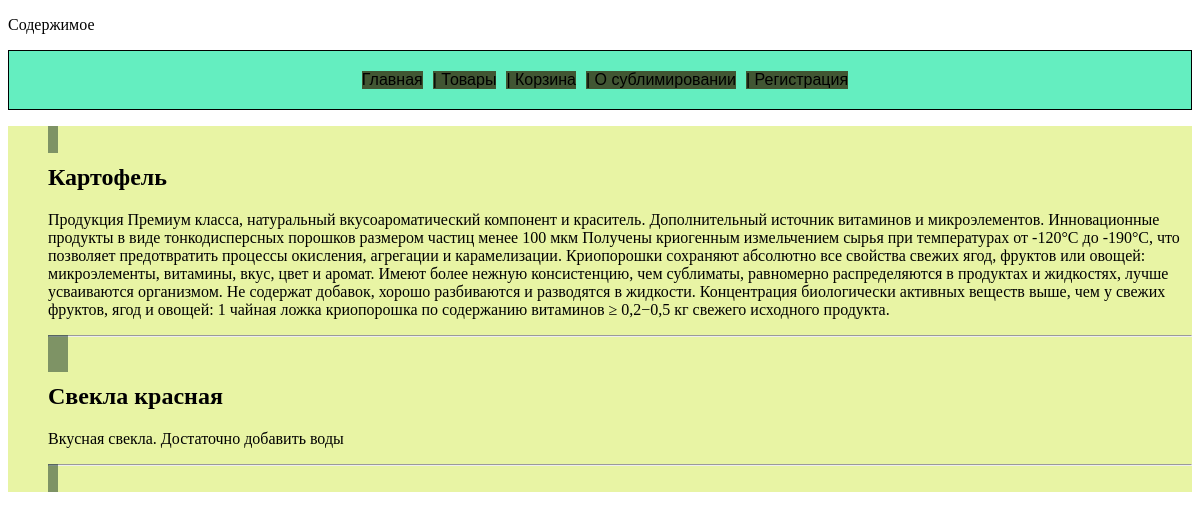
/top_menu/, run on an earlier commit of the app's database.
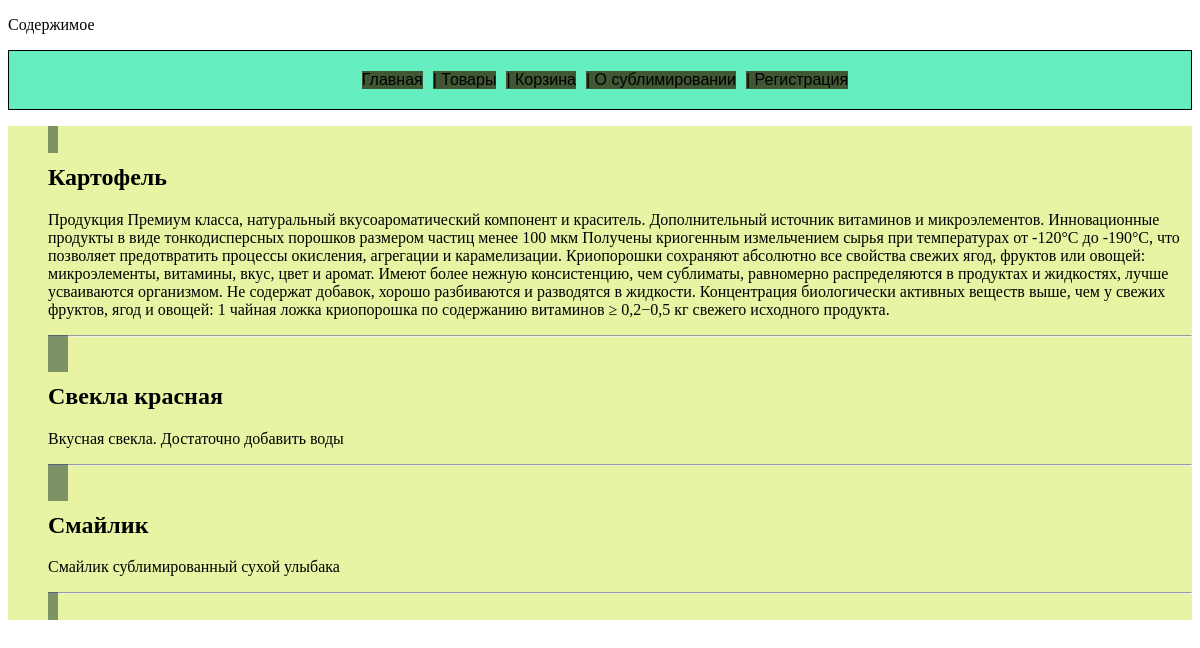
And on a later commit of the database.
### main/models.py (models this page shows)
class Good(models.Model):
    picture = models.ImageField(upload_to="images/%y/%m/%d/")
    namegood = models.CharField(max_length=30)
    content = models.TextField(blank=True)
    specification = models.CharField(max_length=300)
    price = models.FloatField()

### top_menu/views.py (the view)
# urls.py: path('', views.index),
def index(request):
    posts = Good.objects.all()
    return render(request, 'top_menu/index.html',
        {
        'Document': 'главное на сегодня',
        'posts': posts,   # отображает модель с товарами
        'text': 'Содержимое',
        'menu': menu    # Отображает меню в index.html значение {{m}} class="top_menu"
        }
    )

### top_menu/templates/top_menu/index.html (shortened to what this page needs)
<!DOCTYPE html>
<html lang="en">
<head>
{% load static %}
    <link rel="stylesheet" href="{% static 'main/css/menu.css' %}">
</head>
<body>
    <p>{{text}}</p>
 <div>
    <ul class="top_menu">
        {% for m in menu %}
        <li>
            {{m}}
        </li>
        {% endfor %}
    </ul>
</div>
<div>
    <ul class="nav">
        {% for p in posts %}
        <li>
            <h2>{{p.namegood}}</h2>
            <p>{{p.content}}</p>
            <hr>
        </li>
        {% endfor %}
    </ul>
</div>
</body>
</html>

### static/main/css/menu.css (style rules this page uses)
ul.nav { display: block; align-items: center; align-content: center; justify-content: center; overflow: auto; background-color:#e6f39be8 }
ul.top_menu { padding: 20px; display: flex; align-items: center; align-content: center; justify-content: center; overflow: auto; background-color:#53ecb9e5; border: 1px solid black; }
.top_menu li { margin-left: 10px; font-family:'Lucida Sans', 'Lucida Sans Regular', 'Lucida Grande', 'Lucida Sans Unicode', Geneva, Verdana, sans-serif; display: block; }
li { background-color: #3d4220e1; background-attachment: 2px; }
.nav li { padding: 10px; background-color: #16352981; display: inline; margin: 0px; }

What changed in the data, as far as the page shows it:
added Good: namegood "Смайлик", content "Смайлик сублимированный сухой улыбака"
